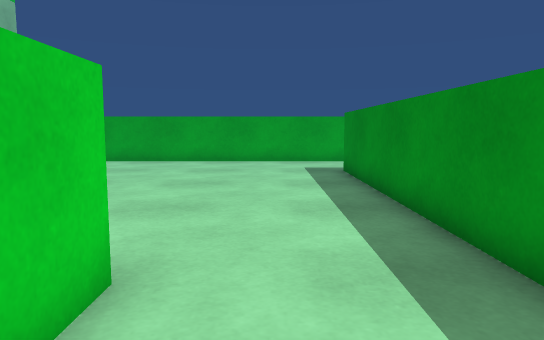
view 1 (above)

16 first-person views from a walk through a Unity game level. The camera is 0.72 m above the floor, tilts 6° down and sees 70° across. The floor is counted in squares, 0.5 m on a side. Each view is taken from the middle of a square. On the plan, view 1 faces up. The plan holds only what a view shows up to about 16 squares ahead; the rest is blank. The place goes on beyond the plan. The player character is not drawn.

view 2
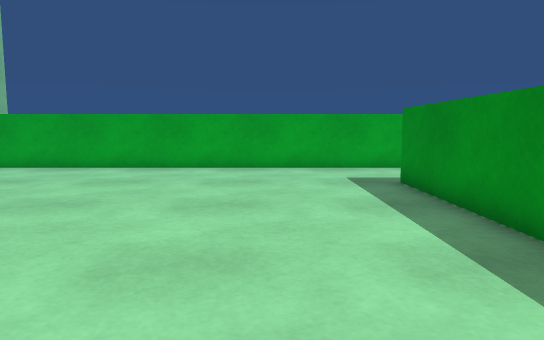

view 3
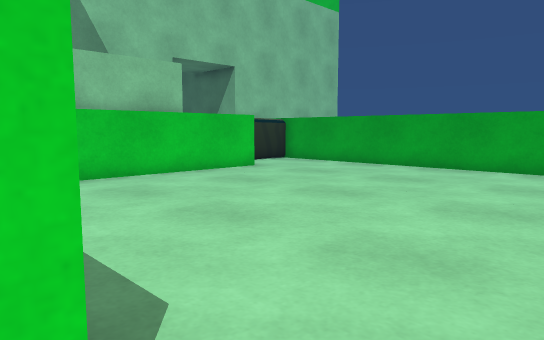

view 4
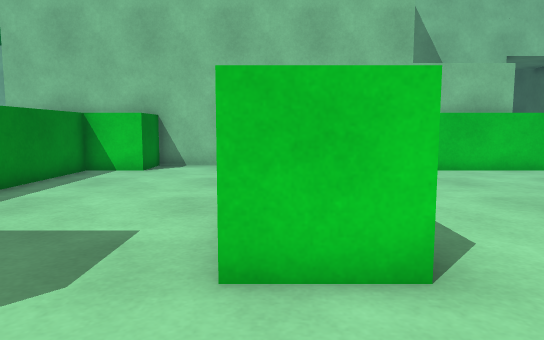

view 5
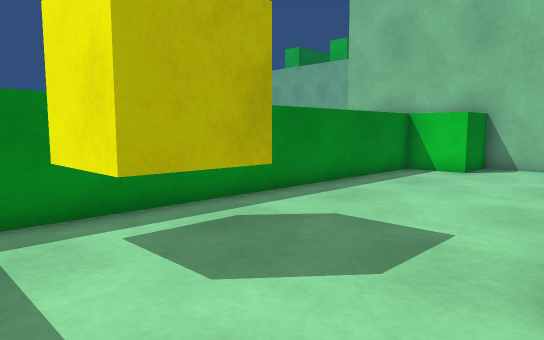

view 6
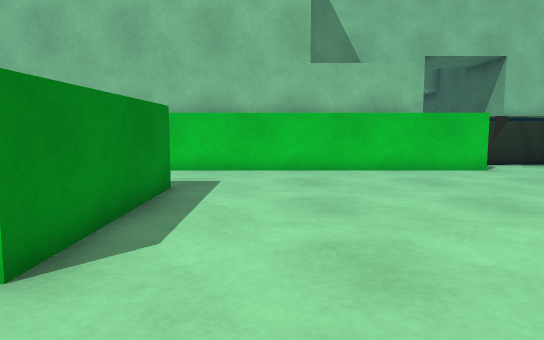

view 7
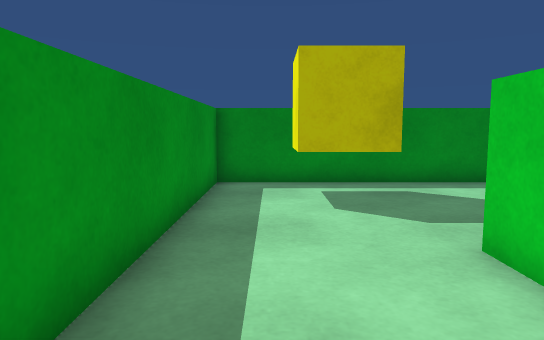

view 8
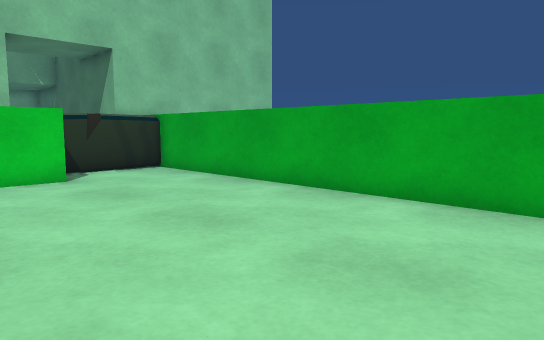

view 9
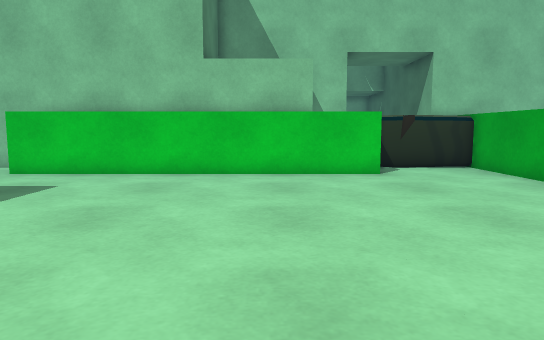

view 10
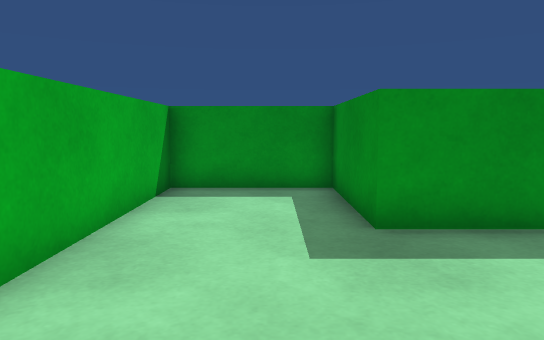

view 11
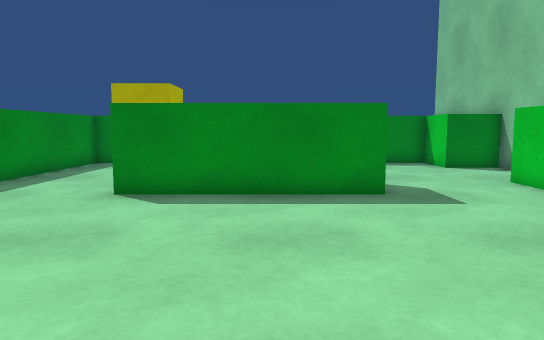

view 12
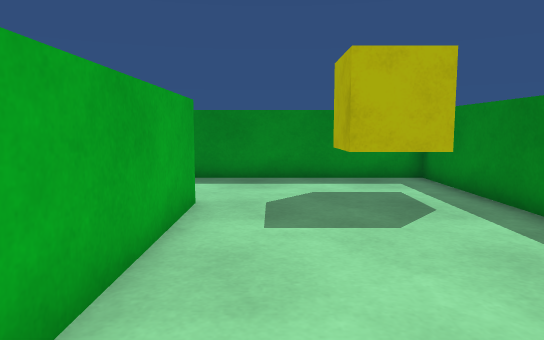

view 13
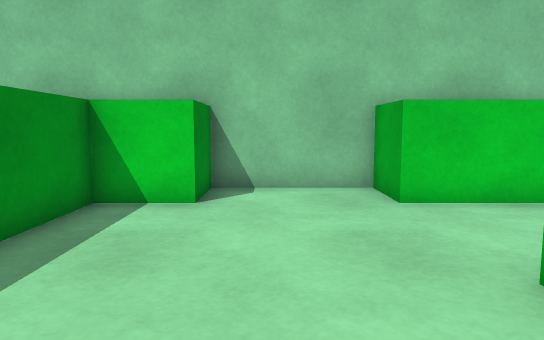

view 14
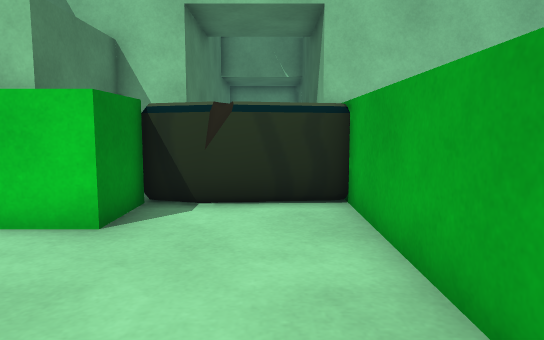

view 15
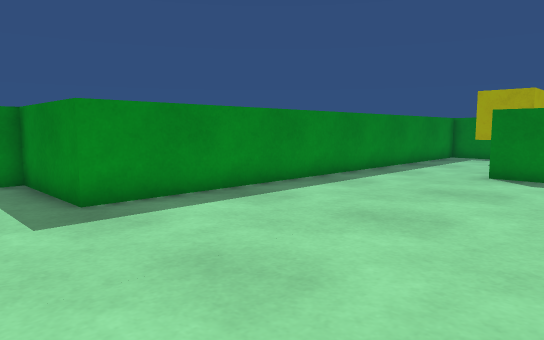

view 16
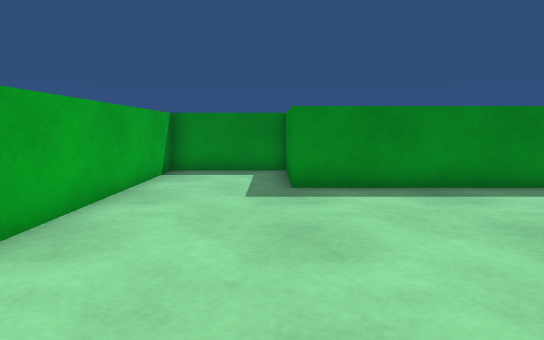

### Floor plan
Points are (right, up) in squares from view 1. A wall is a line through its corners. A room is listed if a view was taken in it or the views show most of it. See-through windows are left out.
Room 1 (views 1, 2, 3, 4, 5, 6, 7, 8, 9, 10, 11, 12, 13, 14, 15, 16)
walls: (-7.6, 3.5) (-1.5, 3.5) (-1.5, 1.5) (-7.5, 1.5); (-13.5, 13.5) (-11.5, 13.5) (-11.5, 1.5) (-13.5, 1.5) (-13.5, -2.5) (-11.5, -2.5) (-11.5, -4.5) (2.5, -4.5) (2.5, 13.5) (6.5, 13.5) (6.5, 17.5) (-14, 17.5)
objects: yellow cube (-1, -3) to (0, -2)

Where each view was taken, in squares from view 1:
view 1: 0 up, 0 right, facing up
view 2: 3 up, 1 left, facing up
view 3: 3 up, 0 right, facing up-left
view 4: 2 up, 2 right, facing left
view 5: 2 up, 2 right, facing down-left
view 6: 6 up, 2 right, facing left
view 7: 6 up, 1 right, facing down
view 8: 10 up, 0 right, facing up-left
view 9: 10 up, 1 right, facing left
view 10: 15 up, 3 left, facing right
view 11: 12 up, 5 left, facing down
view 12: 0 up, 9 left, facing right
view 13: 1 down, 4 left, facing left
view 14: 16 up, 6 left, facing left
view 15: 16 up, 5 left, facing down-right
view 16: 14 up, 7 left, facing right
